Frame 1 (no input): blank canvas, image omitted
Frame 60 (the mouse pressed at the canvas centre just before this capture): blank canvas, image omitted
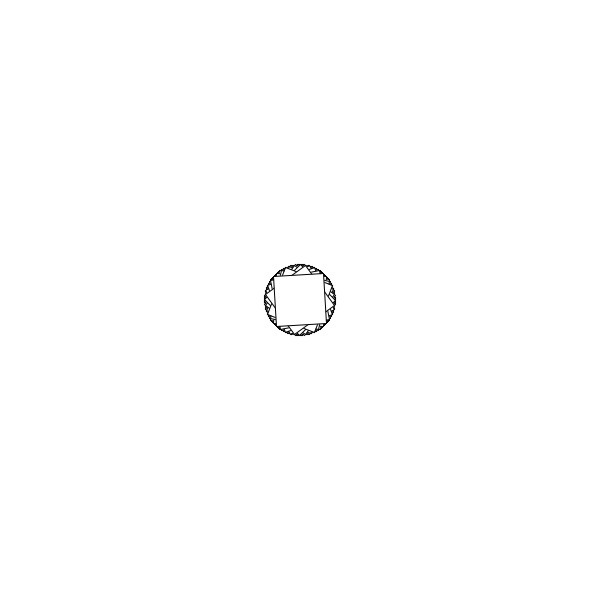
Frame 120 (the mouse held since frame 60 and released just before this capture)

The Processing sketch whose frames 1 and 60 were blank and that drew this single picture after the mouse press (run headless with seeded random() and noise(); from frame 60 on, the mouse is pressed at the canvas centre):

// Processing sketch: processing_149027
// ── processing_149027.pde

float angle = 0;
float scale = 1;

void setup()
{
  size(600, 600);
  background(255, 255, 255);
  rectMode(CENTER);
}

void draw()
{
  translate(mouseX, mouseY);
  scale(scale);

  if (mousePressed)
  {
    angle = angle + 10;
    rotate(angle);
    rect(0, 0, 50, 50);
  }

  if (keyPressed)
  {
    if (key=='-')
    {
      scale = scale - 0.01;
    }
    if (key=='+')
    {
      scale = scale + 0.01;
    }
  }
}
